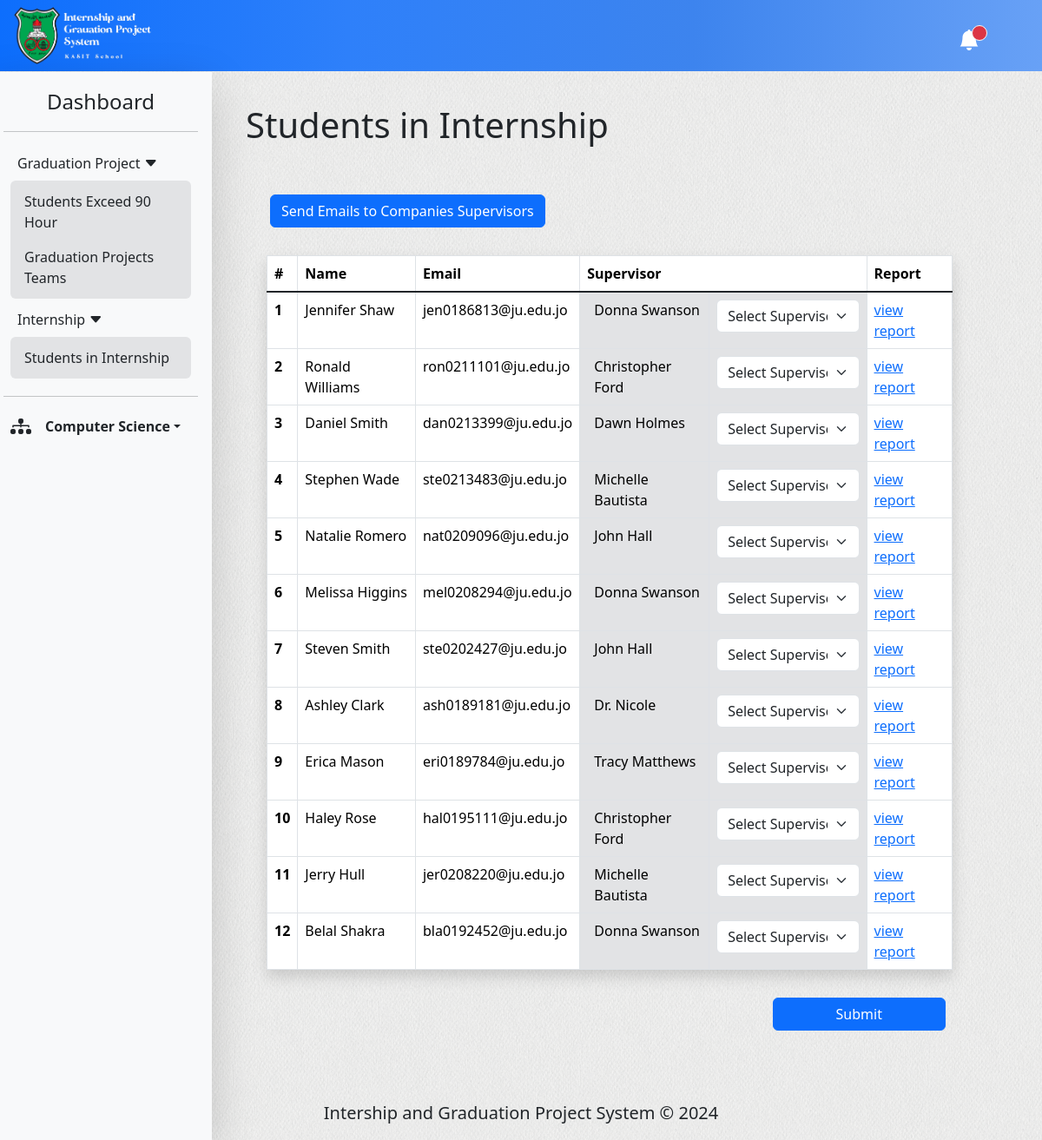
/department/students-in-internship (signed in), run on an earlier commit of the app's database.
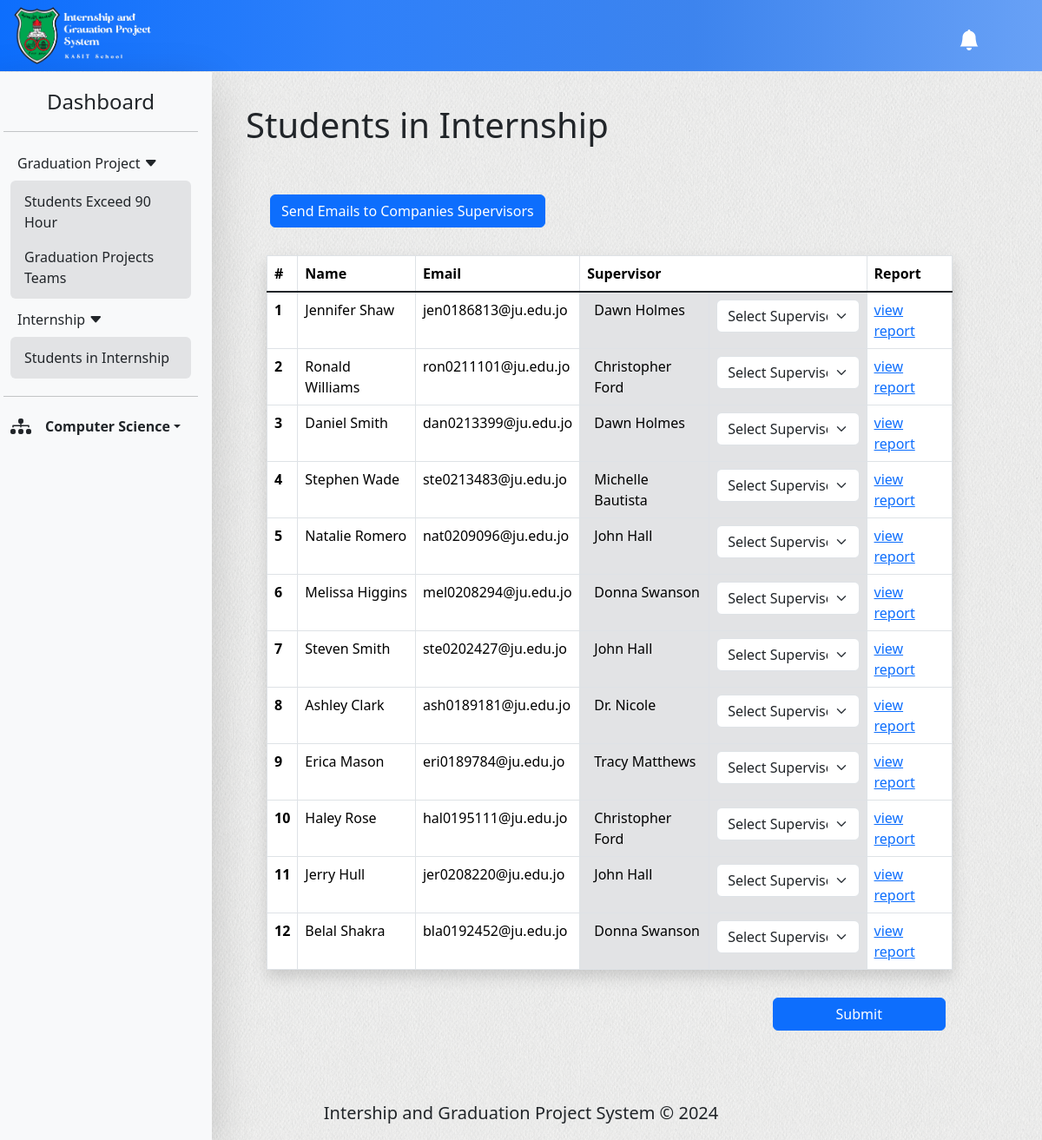
And on a later commit of the database.
### student/models.py (models this page shows)
class Student(models.Model):
  stu             = models.OneToOneField(User, on_delete=models.CASCADE, null=True)
  doc_superviser  = models.ForeignKey(Doctor, on_delete=models.PROTECT, null=True)
  student_id      = models.CharField(max_length=7, default='')
  major           = models.CharField(max_length=32, default='')
  hours           = models.PositiveSmallIntegerField(default=0)
  in_internship   = models.BooleanField(default=False)
  in_gp           = models.BooleanField(verbose_name='in graduation-project',default=False)
  def __str__(self) -> str:
    return str(self.stu)

### doctor/models.py (models this page shows, shortened)
class Doctor(models.Model):
  per = (
    ('doc', 'Doctor'),
    ('sec', 'Secretary'),
    ('doc&head', 'Doctor and Head'),
  )
  doc                           = models.OneToOneField(User, on_delete=models.CASCADE, null=True)
  job_number                    = models.PositiveIntegerField(default=0)
  department                    = models.CharField(max_length=30, default='')
  permission                    = models.CharField(max_length=15, choices=per, default='doc')
  no_stu_in_internship          = models.PositiveSmallIntegerField(default=0)
  no_stu_in_grasduation_project = models.PositiveSmallIntegerField(default=0)

### department/views.py (the view, shortened to what this page needs)
# urls.py: path('students-in-internship', views.in_internship, name='in-internship'),
@login_required(login_url='login-form')
def in_internship(request):
  head_rec = is_head(request)
  try:
    department = Department.objects.get(dept_name=head_rec.department)
  except:
    return redirect('login-form')
  try:
    weeks = ['First', 'Second', 'Third', 'Fourth', 'Fifth', 'Sixth']
    week = department.week
    week = weeks[week-1]
  except:
    pass
  doc_rec = Doctor.objects.all().filter(department=department.dept_name)
  stu_rec = Student.objects.all().filter(major=department.dept_name ,in_internship=True)
  context = {
    'title'        : 'Students in Internship',
    'dept'         : department,
    'docs'         : doc_rec,
    'stus'         : stu_rec,
    'week'         : week,
    'notifications': get_notification(request),
    'internship_rec': CompanyInternship.objects.all().filter(int_com_acc=True),
  }
  return render(request, 'department/pages/Internship/in-internship.html', context)

### department/views.py (called while the page is built)
def is_head(request):
  try:
    doc = Doctor.objects.get(doc=request.user)
    if doc.permission != 'doc&head':
      logout(request)
      return redirect('login-form')
    else:
      return doc
  except:
    logout(request)
    return redirect('login-form')

def get_notification(request):
  try:
    head_rec = is_head(request)
  except AttributeError:
    return redirect('login-form')
  dept_name = Department.objects.get(dept_name=head_rec.department)
  all_notifications = DepartmentNotification.objects.filter(department=dept_name).order_by('-id')
  there_is = False
  for n in all_notifications:
    if not n.is_read:
      there_is = True
      break
  return {'all_notifications': all_notifications, 'there_is': there_is}

### department/templates/department/pages/Internship/in-internship.html (shortened to what this page needs)
{% extends "department/base.html" %}
{% block content %}
  <main class="container-fluid py-5 px-4 mt-5 col-lg-12 col-xl-9">
    <div class="ps-3 py-4">
      <h1 class="fw-light">Students in Internship</h1>
    </div>
    <section class="container mx-auto px-3">
      <div class="container my-3 mx-3" id="send_button">
        <button type="button" class="btn btn-primary" data-bs-toggle="modal" data-bs-target="#send_emails">
          Send Emails to Companies Supervisors
        </button>
      </div>
    </section>
    <section class="container mx-auto row">
      <form action="{% url 'in-internship' %}" method="post">
        <div class="table-responsive p-3">
          <table class="table table-hover table-bordered shadow">
            <thead>
              <tr>
                <th>#</th>
                <th style="min-width: 8rem;">Name</th>
                <th>Email</th>
                <th colspan="2">Supervisor</th>
                <th>Report</th>
              </tr>
            </thead>
            <tbody class="table-group-divider">
              {% for stu in stus %}
                <tr>
                  <th>{{forloop.counter}}</th>
                  <td>{{stu.stu.first_name}} {{stu.stu.last_name}}</td>
                  <td>{{stu.stu.email}}</td>
                  <td class="bg-secondary-subtle ps-3">{{stu.doc_superviser.doc.first_name}} {{stu.doc_superviser.doc.last_name}}</td>
                  <td class="bg-secondary-subtle">
                    <select class="form-select" name="{{stu}}">
                      <option selected value="None">Select Supervisor</option>
                    </select>
                  </td>
                  <td><a href="{% url 'student-report' stu.id %}">view report</a></td>
                </tr>
              {% endfor %}
            </tbody>
          </table>
        </div>
        <div class="container mb-3 d-flex flex-row-reverse row">
          <input type="submit" value="Submit" class="btn btn-primary col-sm-12 col-lg-3">
        </div>
      </form>
    </section>
  </main>
{% endblock content %}

What changed in the data, as far as the page shows it:
changed Student "Jennifer": doc_superviser.doc.first_name "Donna" → "Dawn"; doc_superviser.doc.last_name "Swanson" → "Holmes"
changed Student "Jerry": doc_superviser.doc.first_name "Michelle" → "John"; doc_superviser.doc.last_name "Bautista" → "Hall"
